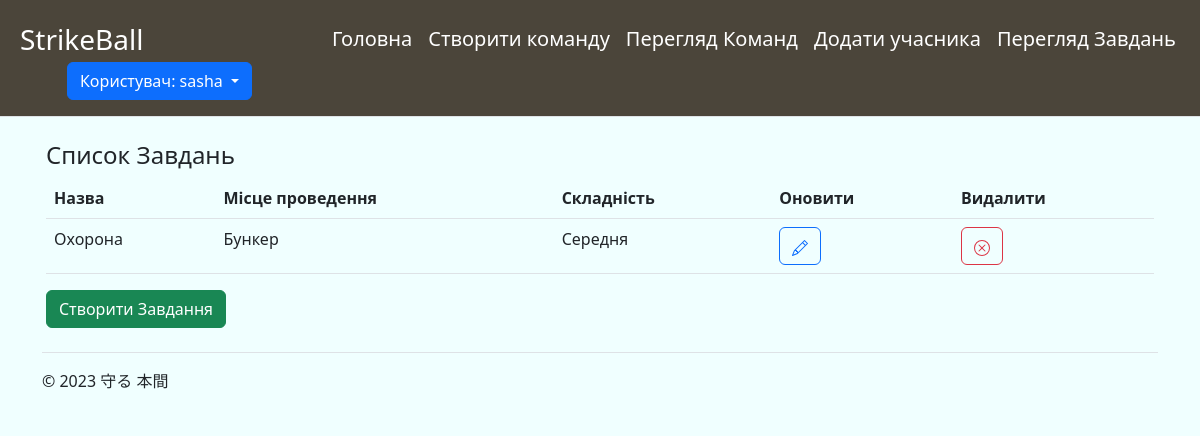
The app's page /viewtask (signed in) with its own data.
### main/models.py (models this page shows, shortened)
class task(models.Model):
    TaskType = models.ForeignKey(tasktype, on_delete=models.CASCADE)
    DifficultyLevel = models.ForeignKey(difficultylevel, on_delete=models.CASCADE)
    Duration = models.CharField('Тривалість', max_length=30)
    Date = models.DateField('Дата виконання', max_length=30)
    StartTime = models.TimeField('Час початку', max_length=30)
    EndTime = models.TimeField('Час закінчення', max_length=30)
    Location = models.ForeignKey(location, on_delete=models.CASCADE)
    WeatherConditions = models.ForeignKey(weatherconditions, on_delete=models.CASCADE)
    Temperature = models.IntegerField('Температура')
    Distance = models.CharField('Відстань', max_length=30)
    Transport = models.ForeignKey(transport, on_delete=models.CASCADE)
    user = models.ForeignKey(User, on_delete=models.CASCADE)

class tasktype(models.Model):
    TaskType = models.CharField('Тип задачі', max_length=225)
    def __str__(self):
        return self.TaskType

class location(models.Model):
    Location = models.CharField('Місце виконання', max_length=225)
    def __str__(self):
        return self.Location

class difficultylevel(models.Model):
    DifficultyLevel = models.CharField('Складність', max_length=30)
    def __str__(self):
        return self.DifficultyLevel

### main/views.py (the view)
# urls.py: path('viewtask', views.viewtask, name='viewtask'),
def viewtask(request):
    if request.method == 'GET':
        user = request.user
        tasks = task.objects.filter(user=user)
        return render(request, 'main/viewtask.html', {'title': 'Завдання', 'tasks': tasks})
    if request.method == 'POST':
        return redirect('home')

### main/templates/main/viewtask.html (shortened to what this page needs)
{%extends 'main/base.html'%}
{% block content %}
<h4>Список Завдань</h4>
<form action="" method="post">
<table class="table">
  <thead>
    <tr>
      <th scope="col">Назва</th>
        <th scope="col">Місце проведення</th>
        <th scope="col">Складність</th>
        <th scope="col">Оновити</th>
        <th scope="col">Видалити </th>
    </tr>
  </thead>
  <tbody>
{% for el in tasks %}
<tr>
    <td>{{el.TaskType}}</td>
    <td>{{el.Location}}</td>
    <td>{{el.DifficultyLevel}}</td>
    <td><a href="{% url 'updatetask' el.id %}" class="btn btn-outline-primary">
    </a></td>
    <td><a href="{% url 'deletetask' el.id %}" class="btn btn-outline-danger">
              </a></td>
{% endfor%}
    </tr>
      </tbody>
    </table>
<div class="input-group-append">
     <a href="{% url 'createTask' %}" class="btn btn-success">Створити Завдання</a>
        </div>
    </form>
{% endblock %}

### main/templates/main/base.html (shortened to what this page needs)
<!doctype html>
<html lang="uk">
<head>
    <link rel="stylesheet" href="https://cdn.jsdelivr.net/npm/bootstrap@5.2.3/dist/css/bootstrap.min.css">
</head>
<body style="background-color: azure">
<div>
    <div>
    <header class="d-flex flex-wrap align-items-center justify-content-center justify-content-md-between py-3 mb-4 border-bottom" style="background-color: #4B453A">
    <p class="text-start text-white fs-3 w-25 align-center mb-0" style="margin-left: 20px;">StrikeBall</p>
        {% if user.is_authenticated %}
            <ul class="nav col-12 col-md-auto mb-2 container mb-md-0 fs-5">
        <li><a href="{% url 'home' %}" class="nav-link px-2 link-secondary text-white">Головна</a></li>
          <li><a href="{% url 'viewmain' %}" class="nav-link px-2 link-secondary text-white">Створити команду</a></li>
      <li><a href="{% url 'viewteam' %}" class="nav-link px-2 link-secondary text-white">Перегляд Команд</a></li>
          <li><a href="{% url 'createSoldier' %}" class="nav-link px-2 link-secondary text-white">Додати учасника</a></li>
          <li><a href="{% url 'viewtask' %}" class="nav-link px-2 link-secondary text-white">Перегляд Завдань</a></li>
      </ul>
            <div class="col-md-2 text-end w-25 pe-5" >
                <div class="dropdown">
  <button class="btn btn-primary dropdown-toggle" type="button" id="dropdownMenuButton" data-toggle="dropdown" aria-haspopup="true" aria-expanded="false">
    Користувач: {{ user }}
  </button>
</div>
        {% else %}
                 <ul class="nav container col-md-4">
                     </ul>
            <a href="{% url 'loginform' %}" type="button" class="btn btn-primary me-2">Вхід</a>
            <a href="{% url 'registerform' %}" type="button" class="btn btn-primary me-5">Реєстрація</a>
            </div>
        {% endif %}
    </header>
  </div>
  </div>
 <div class="container px-3">
    {% block content %}{% endblock %}
     </div>
<div class="container">
  <footer class="d-flex flex-wrap justify-content-between align-items-center py-3 my-4 border-top">
    <div class="col-md-4 d-flex align-items-center">
      <span class="mb-3 mb-md-0 text-body-secondary">© 2023 守る 本間</span>
    </div>
  </footer>
</div>
</body>
</html>

### records on screen
task: TaskType "Охорона", Location "Бункер", DifficultyLevel "Середня"

### other values on screen
{{ user }} "sasha"
